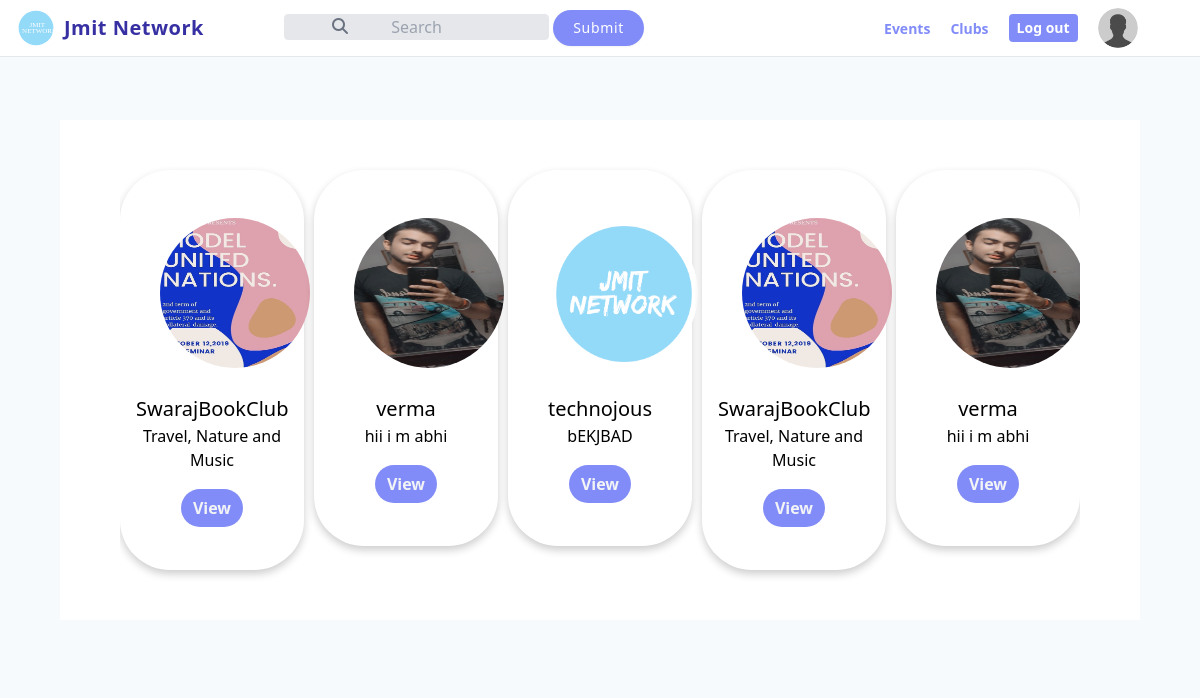
Screenshot of /users/clubs/ with the database file from the repository.
### users/models.py (models this page shows, shortened)
class Profile(models.Model):
    user = models.OneToOneField(User, on_delete=models.CASCADE)
    website = models.URLField(max_length=200, blank=True)
    biography = models.TextField(blank=True)
    phone_number = models.CharField(max_length=20, blank=True)
    is_student = models.BooleanField(default=True)
    is_club = models.BooleanField(default=False)
    picture = models.ImageField(
        upload_to='users/pictures',
        blank=True,
        null=True
    )
    created = models.DateTimeField(auto_now_add=True)
    modified = models.DateTimeField(auto_now=True)

### users/views.py (the view)
# urls.py: path('clubs/',views.clubs,name='clubs'),
def clubs(request):
    n=Profile.objects.filter(Q(is_club=True))
    return render(request,'users/clubs.html',{'n':n})

### templates/users/clubs.html (shortened to what this page needs)
{% extends "base.html" %}
{% load tailwind_filters %}
{%load static%}
{% block head_content %}
<link rel="stylesheet" href="https://cdnjs.cloudflare.com/ajax/libs/OwlCarousel2/2.1.3/assets/owl.carousel.min.css">
{% endblock %}
{% block container %}
<div class="">
  <div class="carousel-wrap">
  <div class="owl-carousel">
    {% for i in n %}
    <div class="card item">
      <br><br>
      {%if i.user.profile.picture%}
      <img style="width:150px; height: 150px; border-radius: 50%; margin-left:22%;" class="img-class" src="{{ i.user.profile.picture.url }}" alt="@{{ i.user.username}}"/>
        {%else%}
        <img style="width:150px; height: 150px; border-radius: 50%; margin-left:22%;" class="img-class" src="{% static 'img/default-profile.png'%}" alt="@{{ i.user.username}}"/>
        {%endif%}
        <br>
        <center>
  <div class="container">
    <h1 style="font-size:20px;">{{ i.user.username }}</h1>
    <p>{{ i.user.profile.biography }}</p>
    <br>
    <a href="{% url "users:detail" i.user.username %}" class="hover:bg-indigo-700 rounded-full py-2 px-3 font-semibold hover:text-white bg-indigo-400 text-gray-100">View</a>
  </div>
</center>
<br><br>
</div>
    {%endfor%}
    </div>
</div>
</div>
{% endblock %}

### templates/base.html (shortened to what this page needs)
{% load tailwind_filters %}
{% load static %}
<!DOCTYPE html>
<html lang="en">
<head>
	<link href="https://unpkg.com/tailwindcss/dist/tailwind.min.css" rel="stylesheet">
	{% block head_content %}
	{% endblock head_content %}
</head>
<body>
    {% include "nav.html" %}
    {% block container %}
    {% endblock%}
</body>
</html>

### templates/nav.html (shortened to what this page needs)
{% load static %}
<nav id="header" class="w-full z-30 top-0 fixed border-b px-4 py-2 bg-white">
<div class="flex flex-wrap items-center justify-between md:justify-around">
      <div class="cursor-pointer flex items-center mr-20">
          <div>
            <a href="{% url "posts:feed"%}">
            <svg class="w-10" xmlns="http://www.w3.org/2000/svg" version="1.1" xmlns:xlink="http://www.w3.org/1999/xlink" xmlns:svgjs="http://svgjs.com/svgjs"
            height="100%" width="100%" id="Layer_1" x="0px" y="0px" viewBox="0 0 300 300">
              <g id="svg-container" transform="matrix(3.28,0,0,3.28,102.02999237060547,58.667624168396)">
                <g id="headline" transform="matrix(1,0,0,1,0,1.7763568394002505e-15)">
                  <text data-font-id="1204" font-family="edo" id="headline_0" transform="matrix(1,0,0,1,0,24.875874125874127)" svgjs:data="{&quot;leading&quot;:&quot;1.3&quot;}">
                    <tspan id="headline_0_word_0" fill="#ffffff" svgjs:data="{&quot;leading&quot;:&quot;1.3&quot;}">
                      JMIT
                    </tspan>
                  </text>
                  <text data-font-id="1204" font-family="edo" id="headline_1" transform="matrix(1,0,0,1,-17.125,39.21057636287663)" svgjs:data="{&quot;leading&quot;:&quot;1.3&quot;}">
                    <tspan id="headline_1_word_0" fill="#ffffff" svgjs:data="{&quot;leading&quot;:&quot;1.3&quot;}">
                      NETWORK
                    </tspan>
                  </text>
                </g>
              </g>
            </svg>
            </a>
          </div>
          <div class="text-xl text-indigo-800 text-bold tracking-wide ml-2 font-semibold">
            <a href="{%url "posts:feed"%}">Jmit Network</a>
          </div>
      </div>
  <div class="relative hidden sm:block text-gray-500 mr-60">
    <form action="/users/search/" method="post">
        <input class="search-bar max-w-xs border rounded bg-gray-200 px-4
              text-center outline-none focus:border-gray-400" type="text" name="search" placeholder="Search">
        <input class="mb-2 md:mb-0 bg-indigo-400 px-5 py-2 text-sm shadow-sm font-medium tracking-wider text-white rounded-full hover:shadow-lg hover:bg-indigo-500" type="submit" name="submit">
    </form>
    <i class="fa fa-search absolute top-1 left-0 ml-12 mt-1"></i>
  </div>
<div class="down w-full flex-grow lg:flex lg:items-center lg:w-auto hidden mt-2 lg:mt-0 bg-white lg:bg-transparent text-black p-4 lg:p-0 z-20" id="nav-content">
  <div class="space-x-4">
      <ul class="list-reset lg:flex justify-end flex-1 items-center">
    <li class="mr-5">  <a class="inline-block text-indigo-400 font-semibold text-sm" href="{% url 'events:list' %}">Events</a>   </li>
    <li class="mr-5">  <a class="inline-block text-indigo-400 font-semibold text-sm" href="{% url 'users:clubs' %}">Clubs</a>  </li>
    <li class="mr-5">  <a class="inline-block bg-indigo-400 px-2 py-1 text-white font-semibold
                         text-sm rounded" href="{% url 'users:logout' %}">Log out</a>  </li>
    {% if request.user.profile.picture %}
    <li class="mr-5 {%if request.user.profile.is_club%}last-ni{%else%}last-ni-2{%endif%}">  <a class="inline-block text-indigo-400 font-semibold text-sm" href="{% url "users:detail" request.user.username %}">
        <img src="{{ request.user.profile.picture.url }}" class="inline object-cover w-10 h-10 mr-2 rounded-full"/>
        <span>{{ request.user.username }}</span>
    </a>
    {% else %}
     <a class="inline-block text-indigo-400 font-semibold text-sm" href="{% url "users:detail" request.user.username %}">
    <img src="{% static 'img/default-profile.png' %}" class="inline object-cover w-10 h-10 mr-2 rounded-full"/>
    </a>
    {% endif %}
  </ul>
  </div>
</div>
</div>
</nav>

### templates/users/clubs.html (style rules this page uses)
.carousel-wrap { height: 500px; margin: 10% auto; padding: 0 5%; width: 90%; position: relative; z-index: 100; background-color: white; }
.owl-carousel .item { position: relative; z-index: 100; -webkit-backface-visibility: hidden; }
.card { margin-top: 50px; box-shadow: 0 4px 8px 0 rgba(0,0,0,0.2); transition: 0.3s; border-radius: 50px; margin-bottom: 100px; }
.container { padding: 2px 16px; }
body { background-color: #f7fafc; }

### rows the page displays
Profile: user.profile.picture (picture), user.username "technojous", user.profile.biography "bEKJBAD"
Profile: user.profile.picture (picture), user.username "SwarajBookClub", user.profile.biography "Travel, Nature and Music"
Profile: user.profile.picture (picture), user.username "verma", user.profile.biography "hii i m abhi"
